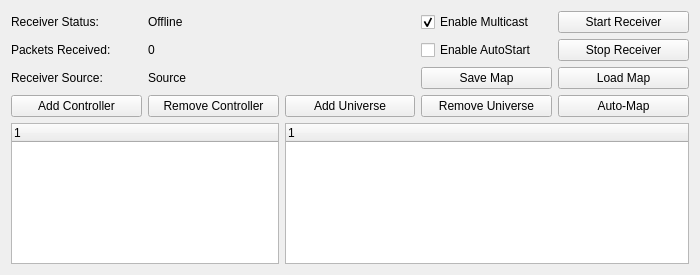
<?xml version="1.0" encoding="UTF-8"?>
<ui version="4.0">
 <class>OpenRGBE131ReceiverDialog</class>
 <widget class="QWidget" name="OpenRGBE131ReceiverDialog">
  <property name="geometry">
   <rect>
    <x>0</x>
    <y>0</y>
    <width>700</width>
    <height>275</height>
   </rect>
  </property>
  <property name="sizePolicy">
   <sizepolicy hsizetype="Expanding" vsizetype="Expanding">
    <horstretch>0</horstretch>
    <verstretch>0</verstretch>
   </sizepolicy>
  </property>
  <property name="windowTitle">
   <string>Form</string>
  </property>
  <layout class="QGridLayout" name="gridLayout">
   <item row="0" column="5">
    <widget class="QPushButton" name="ButtonStartReceiver">
     <property name="text">
      <string>Start Receiver</string>
     </property>
    </widget>
   </item>
   <item row="5" column="1">
    <widget class="QPushButton" name="ButtonRemoveController">
     <property name="text">
      <string>Remove Controller</string>
     </property>
    </widget>
   </item>
   <item row="6" column="0" colspan="2">
    <widget class="QTreeWidget" name="ControllersTreeView">
     <column>
      <property name="text">
       <string notr="true">1</string>
      </property>
     </column>
    </widget>
   </item>
   <item row="3" column="1">
    <widget class="QLabel" name="PacketsReceivedValue">
     <property name="text">
      <string>0</string>
     </property>
    </widget>
   </item>
   <item row="3" column="0">
    <widget class="QLabel" name="PacketsReceivedLabel">
     <property name="text">
      <string>Packets Received:</string>
     </property>
    </widget>
   </item>
   <item row="6" column="3" colspan="3">
    <widget class="QTreeWidget" name="E131TreeView">
     <column>
      <property name="text">
       <string notr="true">1</string>
      </property>
     </column>
    </widget>
   </item>
   <item row="0" column="0">
    <widget class="QLabel" name="ReceiverStatusLabel">
     <property name="text">
      <string>Receiver Status:</string>
     </property>
    </widget>
   </item>
   <item row="0" column="1">
    <widget class="QLabel" name="ReceiverStatusValue">
     <property name="text">
      <string>Offline</string>
     </property>
    </widget>
   </item>
   <item row="3" column="5">
    <widget class="QPushButton" name="ButtonStopReceiver">
     <property name="text">
      <string>Stop Receiver</string>
     </property>
    </widget>
   </item>
   <item row="5" column="0">
    <widget class="QPushButton" name="ButtonAddController">
     <property name="text">
      <string>Add Controller</string>
     </property>
    </widget>
   </item>
   <item row="4" column="0">
    <widget class="QLabel" name="ReceiverSourceLabel">
     <property name="text">
      <string>Receiver Source:</string>
     </property>
    </widget>
   </item>
   <item row="4" column="1">
    <widget class="QLabel" name="ReceiverSourceValue">
     <property name="text">
      <string>Source</string>
     </property>
    </widget>
   </item>
   <item row="0" column="4">
    <widget class="QCheckBox" name="EnableMulticastBox">
     <property name="layoutDirection">
      <enum>Qt::LayoutDirection::LeftToRight</enum>
     </property>
     <property name="text">
      <string>Enable Multicast</string>
     </property>
     <property name="checked">
      <bool>true</bool>
     </property>
    </widget>
   </item>
   <item row="4" column="5">
    <widget class="QPushButton" name="ButtonLoadMap">
     <property name="text">
      <string>Load Map</string>
     </property>
    </widget>
   </item>
   <item row="4" column="4">
    <widget class="QPushButton" name="ButtonSaveMap">
     <property name="text">
      <string>Save Map</string>
     </property>
    </widget>
   </item>
   <item row="5" column="3">
    <widget class="QPushButton" name="ButtonAddUniverse">
     <property name="text">
      <string>Add Universe</string>
     </property>
    </widget>
   </item>
   <item row="5" column="4">
    <widget class="QPushButton" name="ButtonRemoveUniverse">
     <property name="text">
      <string>Remove Universe</string>
     </property>
    </widget>
   </item>
   <item row="5" column="5">
    <widget class="QPushButton" name="ButtonAutoMap">
     <property name="text">
      <string>Auto-Map</string>
     </property>
    </widget>
   </item>
   <item row="3" column="4">
    <widget class="QCheckBox" name="EnableAutoStartBox">
     <property name="text">
      <string>Enable AutoStart</string>
     </property>
    </widget>
   </item>
  </layout>
 </widget>
 <resources/>
 <connections/>
</ui>
